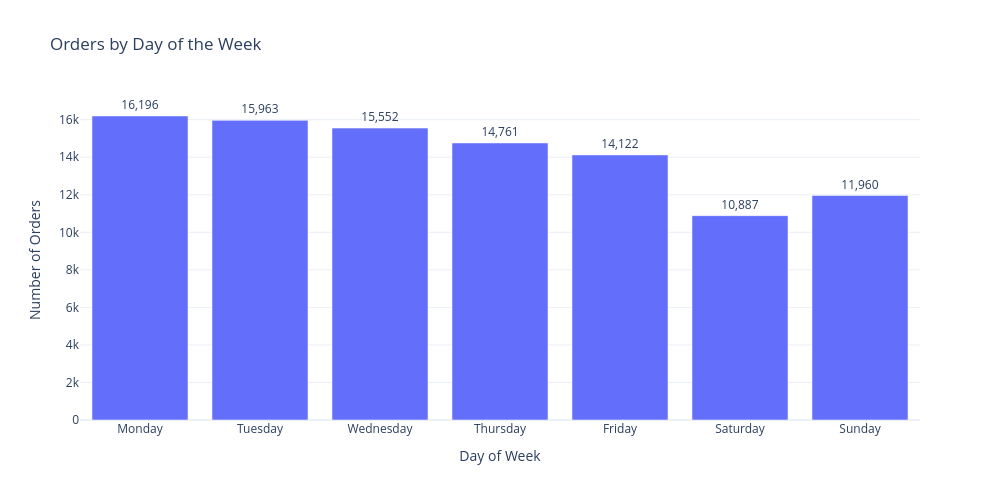

The notebook cell this image was saved under:
### Code cell
import plotly.express as px

fig = px.bar(
    day_orders,
    x='day_of_week',
    y='order_count',
    title='Orders by Day of the Week',
    labels={
        'day_of_week': 'Day of Week',
        'order_count': 'Number of Orders'
    },
    text='order_count'
)

fig.update_traces(
    texttemplate='%{y:,}',
    textposition='outside',
    hovertemplate=(
        '<b>%{x}</b><br>'
        'Orders: %{y:,}'
        '<extra></extra>'
    )
)

fig.update_layout(
    template='plotly_white',
    height=500,
    width=1000
)

fig.show()

### Figure 1 — Plotly figure (JSON) as saved in the notebook; plotly's stock layout.template omitted (floating-point values rounded to 4 significant figures)
{"data": [{"hovertemplate": "<b>%{x}</b><br>Orders: %{y:,}<extra></extra>", "legendgroup": "", "marker": {"color": "#636efa", "pattern": {"shape": ""}}, "name": "", "orientation": "v", "showlegend": false, "text": [16200.0, 15960.0, 15550.0, 14760.0, 14120.0, 10890.0, 11960.0], "textposition": "outside", "texttemplate": "%{y:,}", "type": "bar", "x": ["Monday", "Tuesday", "Wednesday", "Thursday", "Friday", "Saturday", "Sunday"], "xaxis": "x", "y": [16196, 15963, 15552, 14761, 14122, 10887, 11960], "yaxis": "y"}], "layout": {"barmode": "relative", "height": 500, "legend": {"tracegroupgap": 0}, "title": {"text": "Orders by Day of the Week"}, "width": 1000, "xaxis": {"anchor": "y", "domain": [0, 1], "title": {"text": "Day of Week"}}, "yaxis": {"anchor": "x", "domain": [0, 1], "title": {"text": "Number of Orders"}}}}
